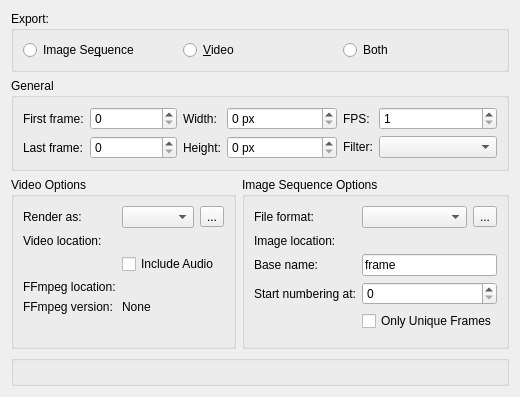
<?xml version="1.0" encoding="UTF-8"?>
<ui version="4.0">
 <author>
    SPDX-FileCopyrightText: none
    SPDX-License-Identifier: GPL-3.0-or-later
  </author>
 <class>WdgAnimationRenderer</class>
 <widget class="QWidget" name="WdgAnimationRenderer">
  <property name="windowTitle">
   <string>Animation Renderer Image</string>
  </property>
  <layout class="QVBoxLayout" name="verticalLayout_3">
   <item>
    <widget class="QGroupBox" name="grpExportType">
     <property name="title">
      <string>Export:</string>
     </property>
     <layout class="QHBoxLayout" name="horizontalLayout">
      <item>
       <widget class="QRadioButton" name="shouldExportOnlyImageSequence">
        <property name="text">
         <string>Image Se&amp;quence</string>
        </property>
       </widget>
      </item>
      <item>
       <widget class="QRadioButton" name="shouldExportOnlyVideo">
        <property name="text">
         <string>&amp;Video</string>
        </property>
       </widget>
      </item>
      <item>
       <widget class="QRadioButton" name="shouldExportAll">
        <property name="text">
         <string>Both</string>
        </property>
       </widget>
      </item>
     </layout>
    </widget>
   </item>
   <item>
    <widget class="QGroupBox" name="grpGeneralOptions">
     <property name="title">
      <string>General</string>
     </property>
     <layout class="QGridLayout" name="gridLayout" columnstretch="1,1,1">
      <item row="0" column="0">
       <widget class="QWidget" name="widget_2" native="true">
        <layout class="QFormLayout" name="formLayout_3">
         <property name="leftMargin">
          <number>0</number>
         </property>
         <property name="topMargin">
          <number>0</number>
         </property>
         <property name="rightMargin">
          <number>0</number>
         </property>
         <property name="bottomMargin">
          <number>0</number>
         </property>
         <item row="0" column="0">
          <widget class="QLabel" name="label_3">
           <property name="text">
            <string>First frame:</string>
           </property>
          </widget>
         </item>
         <item row="0" column="1">
          <widget class="QSpinBox" name="intStart"/>
         </item>
         <item row="1" column="0">
          <widget class="QLabel" name="label_4">
           <property name="text">
            <string>Last frame:</string>
           </property>
          </widget>
         </item>
         <item row="1" column="1">
          <widget class="QSpinBox" name="intEnd">
           <property name="maximum">
            <number>10000</number>
           </property>
          </widget>
         </item>
        </layout>
       </widget>
      </item>
      <item row="0" column="1">
       <widget class="QWidget" name="widget" native="true">
        <layout class="QFormLayout" name="formLayout_4">
         <property name="leftMargin">
          <number>0</number>
         </property>
         <property name="topMargin">
          <number>0</number>
         </property>
         <property name="rightMargin">
          <number>0</number>
         </property>
         <property name="bottomMargin">
          <number>0</number>
         </property>
         <item row="0" column="0">
          <widget class="QLabel" name="lblWidth">
           <property name="text">
            <string>Width:</string>
           </property>
          </widget>
         </item>
         <item row="0" column="1">
          <widget class="QSpinBox" name="intWidth">
           <property name="suffix">
            <string> px</string>
           </property>
          </widget>
         </item>
         <item row="1" column="0">
          <widget class="QLabel" name="lblHeight">
           <property name="text">
            <string>Height:</string>
           </property>
          </widget>
         </item>
         <item row="1" column="1">
          <widget class="QSpinBox" name="intHeight">
           <property name="suffix">
            <string> px</string>
           </property>
          </widget>
         </item>
        </layout>
       </widget>
      </item>
      <item row="0" column="2">
       <widget class="QWidget" name="widget_3" native="true">
        <layout class="QFormLayout" name="formLayout_5">
         <property name="leftMargin">
          <number>0</number>
         </property>
         <property name="topMargin">
          <number>0</number>
         </property>
         <property name="rightMargin">
          <number>0</number>
         </property>
         <property name="bottomMargin">
          <number>0</number>
         </property>
         <item row="0" column="0">
          <widget class="QLabel" name="fpsLabel">
           <property name="text">
            <string>FPS:</string>
           </property>
          </widget>
         </item>
         <item row="0" column="1">
          <widget class="QSpinBox" name="intFramesPerSecond">
           <property name="minimum">
            <number>1</number>
           </property>
           <property name="singleStep">
            <number>1</number>
           </property>
          </widget>
         </item>
         <item row="1" column="0">
          <widget class="QLabel" name="scaleFilterLabel">
           <property name="text">
            <string comment="Resize intepolation method list label">Filter:</string>
           </property>
          </widget>
         </item>
         <item row="1" column="1">
          <widget class="QComboBox" name="cmbScaleFilter"/>
         </item>
        </layout>
       </widget>
      </item>
     </layout>
    </widget>
   </item>
   <item>
    <widget class="QWidget" name="grpOptionsByType" native="true">
     <layout class="QHBoxLayout" name="horizontalLayout_5" stretch="1,1">
      <property name="leftMargin">
       <number>0</number>
      </property>
      <property name="topMargin">
       <number>0</number>
      </property>
      <property name="rightMargin">
       <number>0</number>
      </property>
      <property name="bottomMargin">
       <number>0</number>
      </property>
      <item>
       <widget class="QGroupBox" name="videoOptionsGroup">
        <property name="title">
         <string>Video Options</string>
        </property>
        <layout class="QFormLayout" name="formLayout">
         <item row="0" column="0">
          <widget class="QLabel" name="label_6">
           <property name="text">
            <string>Render as:</string>
           </property>
          </widget>
         </item>
         <item row="0" column="1">
          <layout class="QHBoxLayout" name="horizontalLayout_3">
           <item>
            <widget class="QComboBox" name="cmbRenderType"/>
           </item>
           <item>
            <widget class="QToolButton" name="bnRenderOptions">
             <property name="toolTip">
              <string>Select the FFmpeg render options.</string>
             </property>
             <property name="text">
              <string>...</string>
             </property>
            </widget>
           </item>
          </layout>
         </item>
         <item row="1" column="0">
          <widget class="QLabel" name="label_7">
           <property name="text">
            <string>Video location:</string>
           </property>
          </widget>
         </item>
         <item row="1" column="1">
          <widget class="KisFileNameRequester" name="videoFilename" native="true"/>
         </item>
         <item row="2" column="1">
          <widget class="QCheckBox" name="chkIncludeAudio">
           <property name="text">
            <string>Include Audio</string>
           </property>
          </widget>
         </item>
         <item row="3" column="0">
          <widget class="QLabel" name="label_9">
           <property name="text">
            <string>FFmpeg location:</string>
           </property>
          </widget>
         </item>
         <item row="3" column="1">
          <widget class="KisFileNameRequester" name="ffmpegLocation" native="true"/>
         </item>
         <item row="4" column="0">
          <widget class="QLabel" name="label_10">
           <property name="text">
            <string>FFmpeg version:</string>
           </property>
          </widget>
         </item>
         <item row="4" column="1">
          <widget class="QLabel" name="lblFFMpegVersion">
           <property name="text">
            <string>None</string>
           </property>
          </widget>
         </item>
         <item row="5" column="0" colspan="2">
          <spacer name="verticalSpacer">
           <property name="orientation">
            <enum>Qt::Vertical</enum>
           </property>
           <property name="sizeHint" stdset="0">
            <size>
             <width>0</width>
             <height>0</height>
            </size>
           </property>
          </spacer>
         </item>
        </layout>
       </widget>
      </item>
      <item>
       <widget class="QGroupBox" name="imageSequenceOptionsGroup">
        <property name="title">
         <string>Image Sequence Options</string>
        </property>
        <layout class="QFormLayout" name="formLayout_2">
         <item row="0" column="0">
          <widget class="QLabel" name="label_8">
           <property name="text">
            <string>File format:</string>
           </property>
          </widget>
         </item>
         <item row="0" column="1">
          <layout class="QHBoxLayout" name="horizontalLayout_2">
           <item>
            <widget class="QComboBox" name="cmbMimetype">
             <property name="toolTip">
              <string>Select the file format for the image sequence. If you want to render to video or animated gif, you can only select PNG</string>
             </property>
            </widget>
           </item>
           <item>
            <widget class="QToolButton" name="bnExportOptions">
             <property name="toolTip">
              <string>Select the frame export options</string>
             </property>
             <property name="text">
              <string>...</string>
             </property>
            </widget>
           </item>
          </layout>
         </item>
         <item row="1" column="0">
          <widget class="QLabel" name="label_2">
           <property name="text">
            <string>Image location:</string>
           </property>
          </widget>
         </item>
         <item row="1" column="1">
          <widget class="KisFileNameRequester" name="dirRequester" native="true"/>
         </item>
         <item row="2" column="0">
          <widget class="QLabel" name="label">
           <property name="text">
            <string>Base name:</string>
           </property>
          </widget>
         </item>
         <item row="2" column="1">
          <widget class="QLineEdit" name="txtBasename">
           <property name="text">
            <string>frame</string>
           </property>
          </widget>
         </item>
         <item row="3" column="0">
          <widget class="QLabel" name="label_5">
           <property name="text">
            <string>Start numbering at:</string>
           </property>
          </widget>
         </item>
         <item row="3" column="1">
          <widget class="QSpinBox" name="sequenceStart">
           <property name="maximum">
            <number>999</number>
           </property>
          </widget>
         </item>
         <item row="4" column="1">
          <widget class="QCheckBox" name="chkOnlyUniqueFrames">
           <property name="text">
            <string>Only Unique Frames</string>
           </property>
          </widget>
         </item>
         <item row="5" column="0" colspan="2">
          <spacer name="verticalSpacer_2">
           <property name="orientation">
            <enum>Qt::Vertical</enum>
           </property>
           <property name="sizeHint" stdset="0">
            <size>
             <width>0</width>
             <height>0</height>
            </size>
           </property>
          </spacer>
         </item>
        </layout>
       </widget>
      </item>
     </layout>
    </widget>
   </item>
   <item>
    <widget class="KisWarningBlock" name="lblWarnings">
     <property name="sizePolicy">
      <sizepolicy hsizetype="Preferred" vsizetype="MinimumExpanding">
       <horstretch>0</horstretch>
       <verstretch>0</verstretch>
      </sizepolicy>
     </property>
     <property name="title">
      <string/>
     </property>
    </widget>
   </item>
  </layout>
 </widget>
 <customwidgets>
  <customwidget>
   <class>KisFileNameRequester</class>
   <extends>QWidget</extends>
   <header>kis_file_name_requester.h</header>
   <container>1</container>
  </customwidget>
  <customwidget>
   <class>KisWarningBlock</class>
   <extends>QGroupBox</extends>
   <header location="global">kis_warning_block.h</header>
   <container>1</container>
  </customwidget>
 </customwidgets>
 <tabstops>
  <tabstop>cmbMimetype</tabstop>
  <tabstop>cmbRenderType</tabstop>
 </tabstops>
 <resources/>
 <connections/>
</ui>
